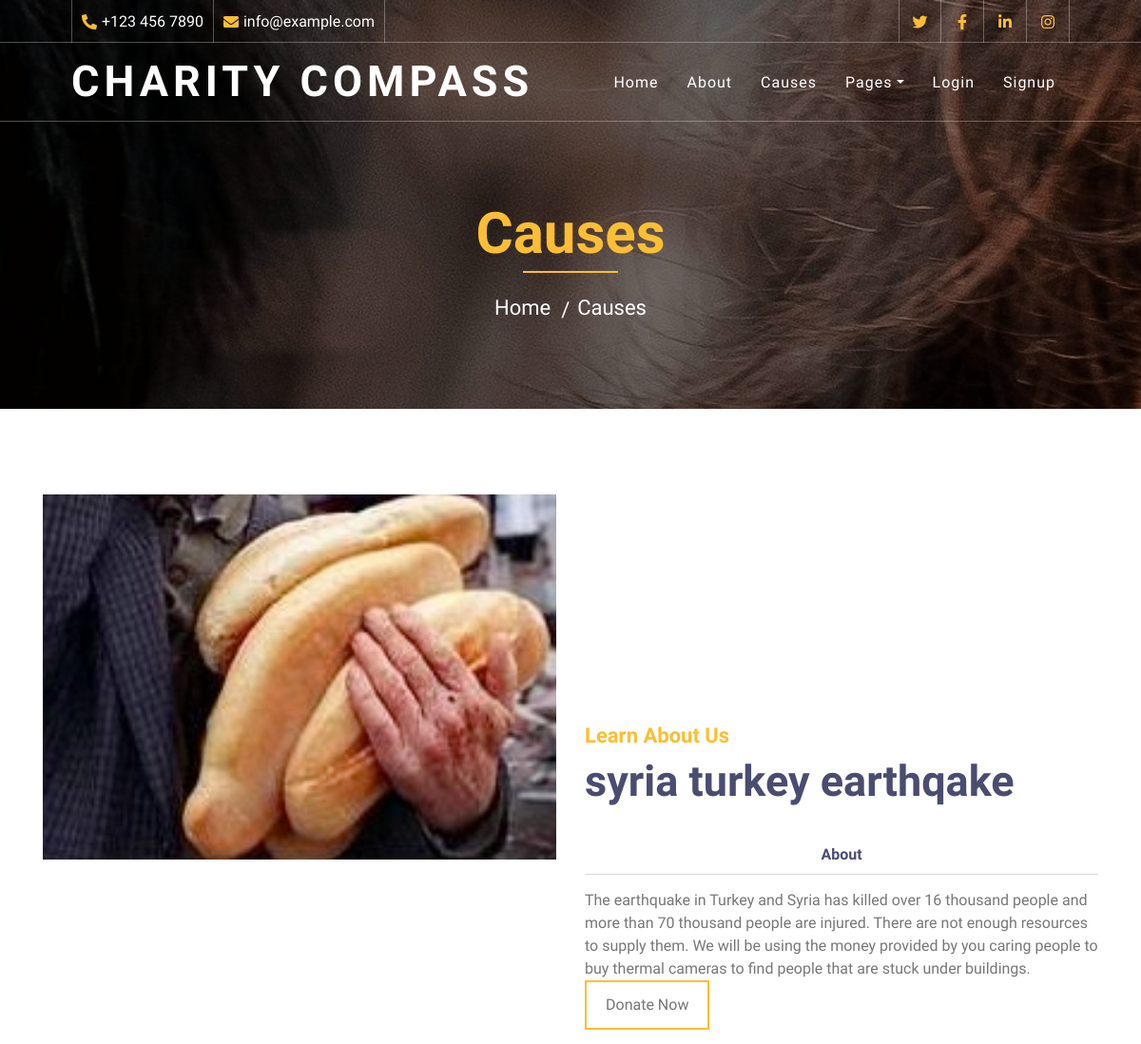
The page /campagne/syria-turkey-earthqake/ (upper part) on the database as committed earlier.
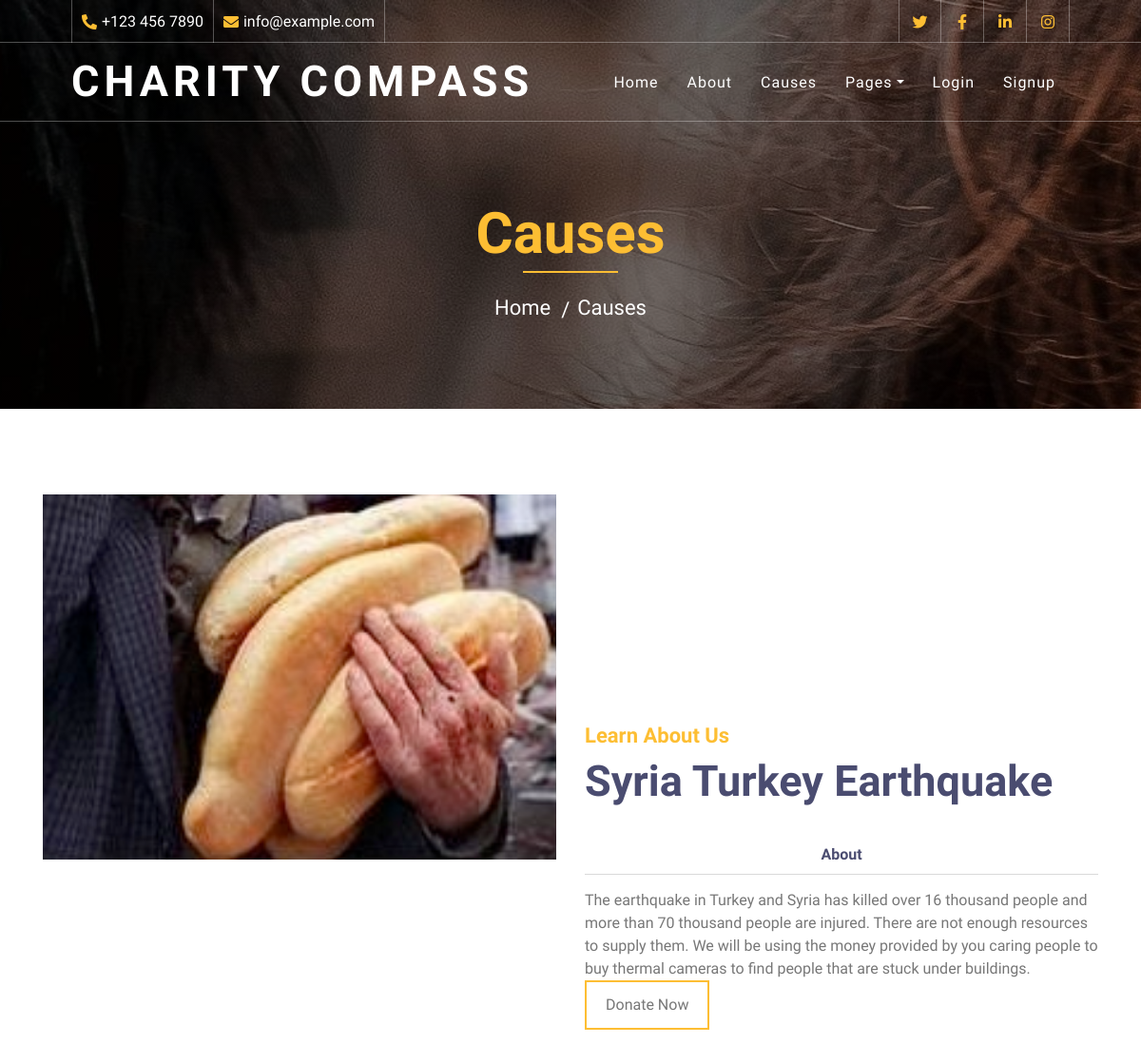
The same page on the database as committed later.
### campagne/models.py (models this page shows, shortened)
class Campagne(models.Model):
    charity_number = models.CharField(max_length=50)
    slug = models.SlugField()
    nom = models.CharField(max_length=100)
    histoire = models.TextField()
    montant = models.DecimalField(max_digits=6, decimal_places=2, default=0.0)
    supporteurs = models.IntegerField(max_length=100, null = True)
    thumbnail = models.ImageField(default='default.png', blank=True)
    fundraiser = models.ForeignKey(User, on_delete=models.CASCADE, default=None)

### campagne/views.py (the view)
# urls.py: re_path(r'^(?P<slug>[\w-]+)/$', views.campagne_detail, name="detail"),
def campagne_detail(request, slug):
    campagne = Campagne.objects.get(slug=slug)
    return render(request, 'campagne/campagne_detail.html', { 'campagne': campagne })

### campagne/templates/campagne/campagne_detail.html
{% extends 'base.html'%}
{% block content %}
        <div class="page-header">
            <div class="container">
                <div class="row">
                    <div class="col-12">
                        <h2>Causes</h2>
                    </div>
                    <div class="col-12">
                        <a href="{% url 'home' %}">Home</a>
                        <a href="{% url 'campagne:campagne_list' %}">Causes</a>
                    </div>
                </div>
            </div>
        </div>
        <div class="about">
            <div class="container">
                <div class="row align-items-center">
                    <div class="col-lg-6">
                        <div class="about-img" data-parallax="scroll" data-image-src="{{ campagne.thumbnail.url}}"></div>
                    </div>
                    <div class="col-lg-6">
                        <div class="section-header">
                            <p>Learn About Us</p>
                            <h2>{{ campagne.nom }}</h2>
                        </div>
                        <div class="about-tab">
                            <ul class="nav nav-pills nav-justified">
                                <li class="nav-item">
                                    <a class="nav-link" data-toggle="pill" href="#tab-content-1">About</a>
                                </li>
                            </ul>
                            <div class="tab-content">
                                <div id="tab-content-1" class="container tab-pane active">
                                    {{campagne.histoire}}
                                    <div class="carousel-btn">
                                        <a class="btn btn-custom" href="">Donate Now</a>
                                    </div>
                                </div>
                            </div>
                        </div>
                    </div>
                </div>
            </div>
        </div>
{% endblock %}

Rows that differ between the two databases and show on the page:
changed Campagne: nom "syria turkey earthqake" → "Syria Turkey Earthquake"
